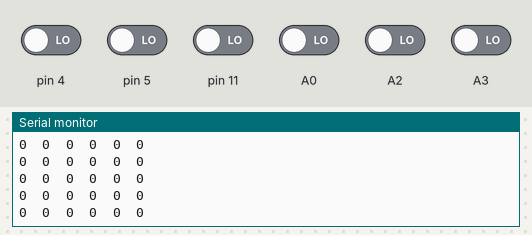
The sketch below on a simulated Arduino Uno, built with avr-gcc and run on an emulated ATmega328P. On the bench: the last lines printed to the serial monitor. The test bench sets the inputs (shaded band); at power-on: A0, A2, A3, pin 4, pin 5, pin 11 LOW.

Above: at 1.2 s.
1.3 s: pin 4 driven HIGH
At 2.0 s:
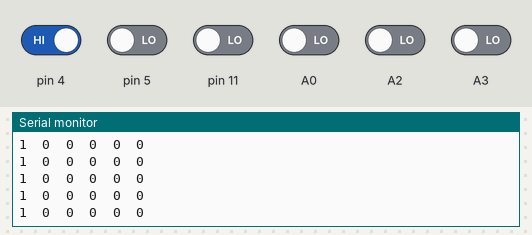
2.8 s: pin 5 driven HIGH
At 3.5 s:
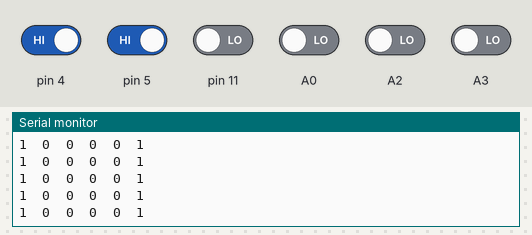
4.3 s: pin 11 driven HIGH
At 5.1 s:
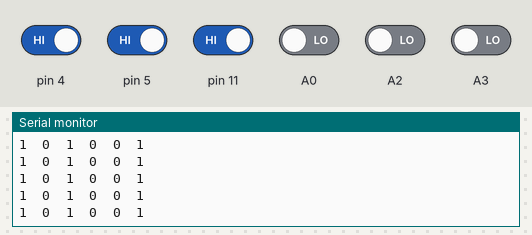
7.3 s: A0 driven HIGH
At 7.9 s:
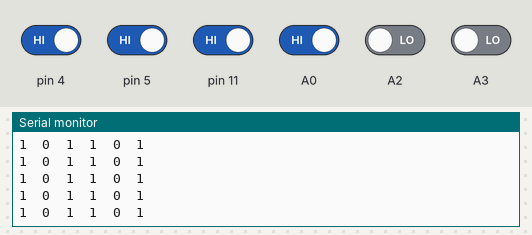
8.8 s: A2 driven HIGH
At 9.6 s:
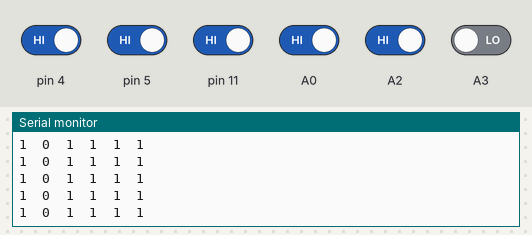
11.8 s: A3 driven HIGH
At 12.7 s:
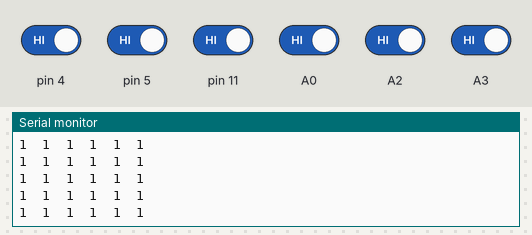

The sketch:

arduino_uno_r3_line_detect.ino
```cpp
#include <ZumoShield.h>
#include <ZumoMotors.h>
#define NUM_SENSORS   6
#define TIMEOUT       1200 	// 센서 감조 조절 
#define EMITTER_PIN   2
QTRSensorsRC qtrrc( (unsigned char[]) {4, A3, 11, A0, A2, 5}, NUM_SENSORS, TIMEOUT, 			EMITTER_PIN);

ZumoMotors motors;
unsigned int sensorValues[NUM_SENSORS];
void setup() {
  Serial.begin(9600);
}
// 여기서 라인 검출 센서는 '검은색 선'에 대해 1을 '흰색'에 대해서는 0을 반환함
void loop() {
  qtrrc.read(sensorValues);
  int CenterRight = digitalRead(A0);
  int MiddleRight = digitalRead(A2);
  int FarRight = digitalRead(5);
  int CenterLeft = digitalRead(11);
  int MiddleLeft = digitalRead(A3);
  int FarLeft = digitalRead(4);
  Serial.print(FarLeft); Serial.print('\t');
  Serial.print(MiddleLeft); Serial.print('\t');
  Serial.print(CenterLeft); Serial.print('\t');
  Serial.print(CenterRight); Serial.print('\t');
  Serial.print(MiddleRight); Serial.print('\t');
  Serial.println(FarRight);
}
```

Measured:
- after the input at 1.3 s, the serial monitor: prints a new line after 0.07 s (image 1)
- after the input at 2.8 s, the serial monitor: prints a new line after 0.07 s (image 2)
- after the input at 4.3 s, the serial monitor: prints a new line after 0.07 s (image 3)
- after the input at 7.3 s, the serial monitor: prints a new line after 0.07 s (image 4)
- after the input at 8.8 s, the serial monitor: prints a new line after 0.07 s (image 5)
- after the input at 11.8 s, the serial monitor: prints a new line after 0.07 s (image 6)
